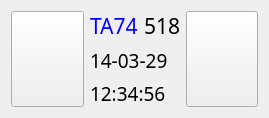
<?xml version="1.0" encoding="UTF-8"?>
<ui version="4.0">
 <class>Form</class>
 <widget class="QWidget" name="Form">
  <property name="geometry">
   <rect>
    <x>0</x>
    <y>0</y>
    <width>269</width>
    <height>93</height>
   </rect>
  </property>
  <property name="windowTitle">
   <string>Form</string>
  </property>
  <layout class="QHBoxLayout" name="horizontalLayout_2">
   <item>
    <widget class="QPushButton" name="pushButton">
     <property name="sizePolicy">
      <sizepolicy hsizetype="Minimum" vsizetype="Expanding">
       <horstretch>0</horstretch>
       <verstretch>0</verstretch>
      </sizepolicy>
     </property>
     <property name="text">
      <string/>
     </property>
     <property name="icon">
      <iconset resource="res.qrc">
       <normaloff>:/res/mail_1_close.png</normaloff>:/res/mail_1_close.png</iconset>
     </property>
     <property name="iconSize">
      <size>
       <width>64</width>
       <height>64</height>
      </size>
     </property>
    </widget>
   </item>
   <item>
    <layout class="QVBoxLayout" name="verticalLayout">
     <item>
      <layout class="QHBoxLayout" name="horizontalLayout">
       <item>
        <widget class="QLabel" name="label">
         <property name="font">
          <font>
           <family>宋体</family>
           <pointsize>16</pointsize>
          </font>
         </property>
         <property name="styleSheet">
          <string notr="true">color: rgb(0, 0, 255);</string>
         </property>
         <property name="text">
          <string>TA74</string>
         </property>
        </widget>
       </item>
       <item>
        <widget class="QLabel" name="label_2">
         <property name="font">
          <font>
           <family>宋体</family>
           <pointsize>16</pointsize>
          </font>
         </property>
         <property name="text">
          <string>518</string>
         </property>
        </widget>
       </item>
      </layout>
     </item>
     <item>
      <widget class="QLabel" name="label_3">
       <property name="font">
        <font>
         <family>宋体</family>
         <pointsize>14</pointsize>
        </font>
       </property>
       <property name="text">
        <string>14-03-29</string>
       </property>
      </widget>
     </item>
     <item>
      <widget class="QLabel" name="label_4">
       <property name="font">
        <font>
         <family>宋体</family>
         <pointsize>14</pointsize>
        </font>
       </property>
       <property name="text">
        <string>12:34:56</string>
       </property>
      </widget>
     </item>
    </layout>
   </item>
   <item>
    <widget class="QPushButton" name="pushButton_2">
     <property name="sizePolicy">
      <sizepolicy hsizetype="Minimum" vsizetype="Expanding">
       <horstretch>0</horstretch>
       <verstretch>0</verstretch>
      </sizepolicy>
     </property>
     <property name="text">
      <string/>
     </property>
     <property name="icon">
      <iconset>
       <normalon>:/res/spk_blue_on.png</normalon>
      </iconset>
     </property>
     <property name="iconSize">
      <size>
       <width>64</width>
       <height>64</height>
      </size>
     </property>
    </widget>
   </item>
  </layout>
 </widget>
 <resources>
  <include location="res.qrc"/>
 </resources>
 <connections/>
</ui>
